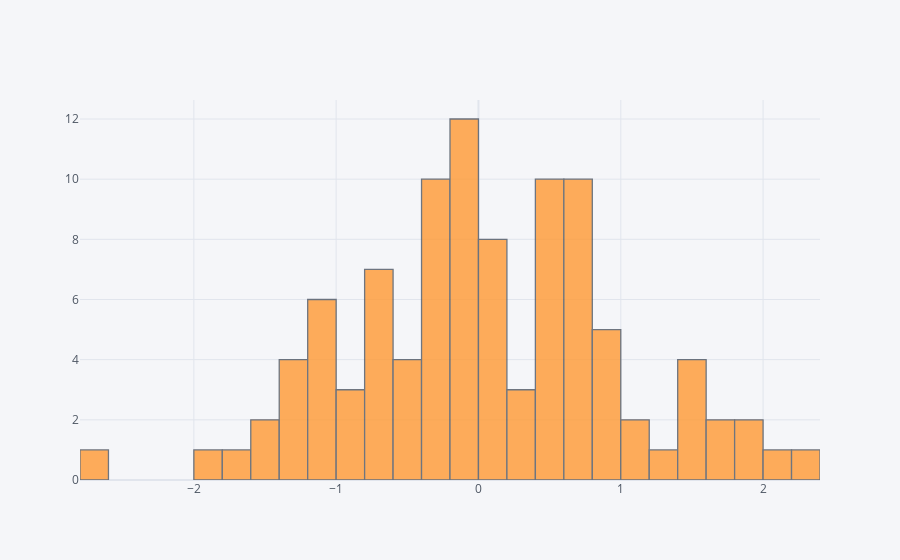

This figure's notebook cell:
### Markdown cell above
## histogram

### Code cell
df['A'].iplot(kind='hist',bins=25)

### Figure 1 — Plotly figure (JSON) as saved in the notebook; plotly's stock layout.template omitted (floating-point values rounded to 4 significant figures)
{"data": [{"histfunc": "count", "histnorm": "", "marker": {"color": "rgba(255, 153, 51, 1.0)", "line": {"color": "#4D5663", "width": 1.3}}, "name": "A", "nbinsx": 25, "opacity": 0.8, "orientation": "v", "type": "histogram", "x": [-1.454, -0.1101, 0.1098, -0.6484, 0.6457, -0.9941, 0.4913, 0.5747, -0.6011, 1.168, 0.9225, 1.408, 0.5113, 1.904, -1.052, -1.615, -0.307, -1.047, -0.198, -0.3198, -1.808, 2.075, -0.1925, 0.08129, -0.4544, 0.7097, -0.3846, 1.391, -1.369, 0.4495, 2.276, -0.7935, -0.6456, -0.4204, 0.1939, 1.819, -0.1822, -0.00829, 0.8244, 0.3721, 0.5998, 1.771, 1.71, 1.418, -0.347, 0.5033, -1.245, -0.997, 0.5907, -2.723, 0.2006, -0.6137, -0.6087, -1.109, 0.6642, 0.7194, 0.9297, 0.7317, -0.0472, -0.3033, 0.02862, -0.2783, -0.4418, -0.02412, 0.3123, 0.8702, -0.2231, -0.2077, 0.4714, 0.5011, -1.362, -0.148, 0.142, -1.017, -0.4918, -0.1205, -0.1725, 0.9542, 1.432, -0.009921, 0.6018, -1.579, 0.7279, -1.015, 1.069, -1.102, -0.2351, 0.1836, -0.8166, -0.6082, 0.6214, -0.1095, 0.1138, 0.4371, -0.2655, 1.522, 0.12, 0.6251, 0.6354, -1.286]}], "layout": {"barmode": "overlay", "legend": {"bgcolor": "#F5F6F9", "font": {"color": "#4D5663"}}, "paper_bgcolor": "#F5F6F9", "plot_bgcolor": "#F5F6F9", "title": {"font": {"color": "#4D5663"}}, "xaxis": {"gridcolor": "#E1E5ED", "showgrid": true, "tickfont": {"color": "#4D5663"}, "title": {"font": {"color": "#4D5663"}, "text": ""}, "zerolinecolor": "#E1E5ED"}, "yaxis": {"gridcolor": "#E1E5ED", "showgrid": true, "tickfont": {"color": "#4D5663"}, "title": {"font": {"color": "#4D5663"}, "text": ""}, "zerolinecolor": "#E1E5ED"}}}
